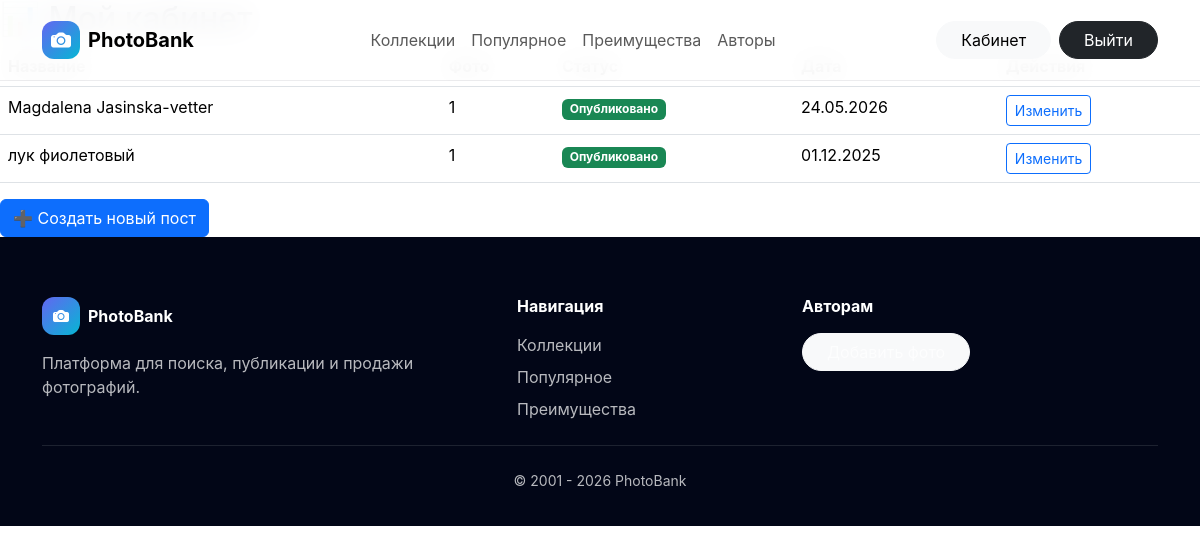
The app's page /dashboard/ (signed in), older data.
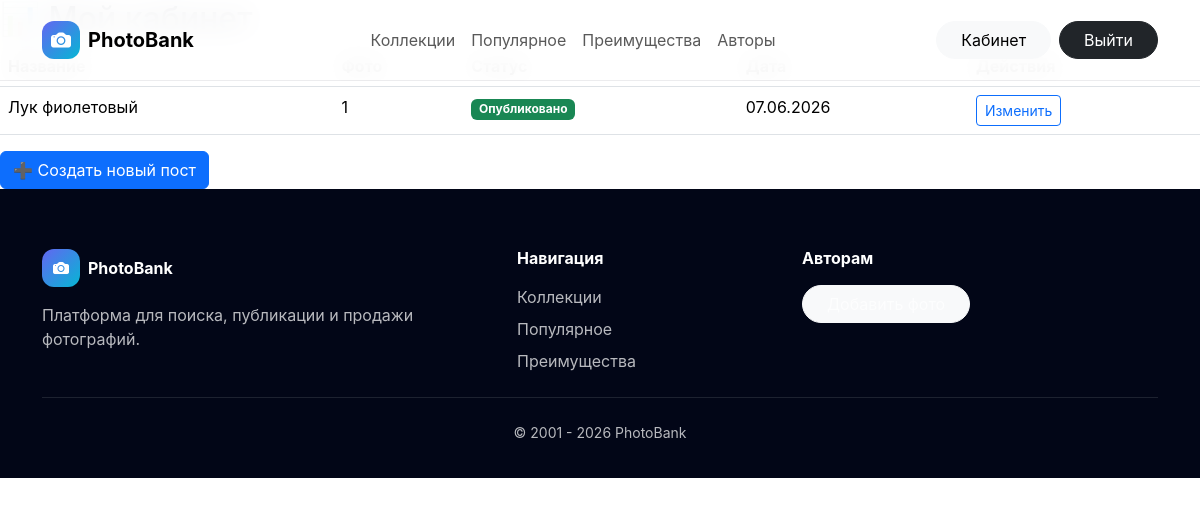
The same page, newer data.
### gallery/models.py (models this page shows, shortened)
class Post(models.Model):
    author = models.ForeignKey(
        User,
        on_delete=models.CASCADE,
        related_name='posts'
    )
    title = models.CharField(max_length=200)
    slug = models.SlugField(
        max_length=255,
        db_index=True,
        blank=True
    )
    description = models.TextField(blank=True)
    categories = models.ManyToManyField(
        Category,
        related_name='posts',
        blank=True,
        verbose_name='Категории'
    )
    is_published = models.BooleanField(default=False)
    published_at = models.DateTimeField(null=True, blank=True)
    created_at = models.DateTimeField(default=timezone.now)

### gallery/views.py (the view)
# urls.py: path('dashboard/', views.dashboard, name='dashboard'),
def dashboard(request):
    posts = Post.objects.filter(
        author=request.user
    ).prefetch_related(
        'photos'
    ).order_by('-created_at')
    return render(request, 'gallery/dashboard.html', {'posts': posts})

### gallery/templates/gallery/dashboard.html
{% extends 'base.html' %}
{% block content %}
<h2>📊 Мой кабинет</h2>
<div class="table-responsive">
  <table class="table table-hover">
    <thead><tr><th>Название</th><th>Фото</th><th>Статус</th><th>Дата</th><th>Действия</th></tr></thead>
    <tbody>
      {% for p in posts %}
      <tr>
        <td>{{ p.title }}</td>
        <td>{{ p.photos.count }}</td>
        <td>{% if p.is_published %}<span class="badge bg-success">Опубликовано</span>{% else %}<span class="badge bg-secondary">Черновик</span>{% endif %}</td>
        <td>{{ p.created_at|date:"d.m.Y" }}</td>
        <td>
          <a href="{% url 'gallery:post_edit' p.pk %}" class="btn btn-sm btn-outline-primary">Изменить</a>
        </td>
      </tr>
      {% empty %}
      <tr><td colspan="5" class="text-center">У вас нет публикаций</td></tr>
      {% endfor %}
    </tbody>
  </table>
</div>
<a href="{% url 'gallery:post_create' %}" class="btn btn-primary">➕ Создать новый пост</a>
{% endblock %}

### templates/base.html (shortened to what this page needs)
{% load static %}
<!doctype html>
<html lang="ru">
<head>
  <link href="https://cdn.jsdelivr.net/npm/bootstrap@5.3.3/dist/css/bootstrap.min.css" rel="stylesheet">
  <link href="https://cdn.jsdelivr.net/npm/bootstrap-icons@1.11.3/font/bootstrap-icons.css" rel="stylesheet">
  <link rel="stylesheet" href="{% static 'css/main.css' %}">
</head>
<body>
<nav class="navbar navbar-expand-lg fixed-top">
  <div class="container py-2">
    <a class="navbar-brand d-flex align-items-center gap-2 fw-bold"
       href="{% url 'gallery:post_list' %}">
      <span class="brand-mark">
        <i class="bi bi-camera-fill"></i>
      </span>
      PhotoBank
    </a>
    <div class="collapse navbar-collapse" id="mainNav">
      <ul class="navbar-nav mx-auto mb-2 mb-lg-0">
        <li class="nav-item">
          <a class="nav-link" href="#collections">Коллекции</a>
        </li>
        <li class="nav-item">
          <a class="nav-link" href="#popular">Популярное</a>
        </li>
        <li class="nav-item">
          <a class="nav-link" href="#benefits">Преимущества</a>
        </li>
        <li class="nav-item">
        <a class="nav-link"  href="{% url 'gallery:authors_list' %}">Авторы</a>
         </li>
      </ul>
      <div class="d-flex gap-2">
        {% if request.user.is_authenticated %}
          <a href="{% url 'gallery:dashboard' %}"
             class="btn btn-light rounded-pill px-4">
            Кабинет
          </a>
          <a href="{% url 'logout' %}"
             class="btn btn-dark rounded-pill px-4">
            Выйти
          </a>
        {% else %}
          <a href="{% url 'login' %}"
             class="btn btn-dark rounded-pill px-4">
            Войти
          </a>
        {% endif %}
      </div>
    </div>
  </div>
</nav>
{% block content %}{% endblock %}
<footer class="footer">
  <div class="container">
    <div class="row g-4">
      <div class="col-lg-5">
        <div class="d-flex align-items-center gap-2 fw-bold text-white mb-3">
          <span class="brand-mark">
            <i class="bi bi-camera-fill"></i>
          </span>
          PhotoBank
        </div>
        <p class="mb-0">
          Платформа для поиска, публикации и продажи фотографий.
        </p>
      </div>
      <div class="col-lg-3">
        <h6 class="text-white fw-bold mb-3">Навигация</h6>
        <div class="d-grid gap-2">
          <a href="#collections">Коллекции</a>
          <a href="#popular">Популярное</a>
          <a href="#benefits">Преимущества</a>
        </div>
      </div>
      <div class="col-lg-4">
        <h6 class="text-white fw-bold mb-3">Авторам</h6>
        {% if request.user.is_authenticated %}
          <a href="{% url 'gallery:post_create' %}"
             class="btn btn-light rounded-pill px-4">
          </a>
        {% else %}
          <a href="{% url 'login' %}"
             class="btn btn-light rounded-pill px-4">
            Войти
          </a>
        {% endif %}
      </div>
    </div>
    <hr class="border-secondary my-4">
    <div class="small text-center">
      © 2001 - {% now "Y" %} PhotoBank
    </div>
  </div>
</footer>
</body>
</html>

### static/css/main.css (style rules this page uses)
:root { --dark: #0f172a; --accent: #6366f1; }
body { font-family: Inter, sans-serif; color: var(--dark); background: #fff; }
.navbar { background: rgba(255,255,255,.92); backdrop-filter: blur(14px); border-bottom: 1px solid rgba(15,23,42,.08); }
.brand-mark { width: 38px; height: 38px; display: inline-flex; align-items: center; justify-content: center; border-radius: 12px; color: #fff; background: linear-gradient(135deg, #6366f1, #06b6d4); }
.footer { padding: 60px 0 35px; background: #020617; color: rgba(255,255,255,.72); }
.footer a { color: rgba(255,255,255,.72); text-decoration: none; }

Row changes from the older to the newer data that the page shows:
removed Post: title "Magdalena Jasinska-vetter", photos.count "1", is_published "Опубликовано", created_at "24.05.2026"
removed Post: title "лук фиолетовый", photos.count "1", is_published "Опубликовано", created_at "01.12.2025"
added Post: title "Лук фиолетовый", photos.count "1", is_published "Опубликовано", created_at "07.06.2026"
